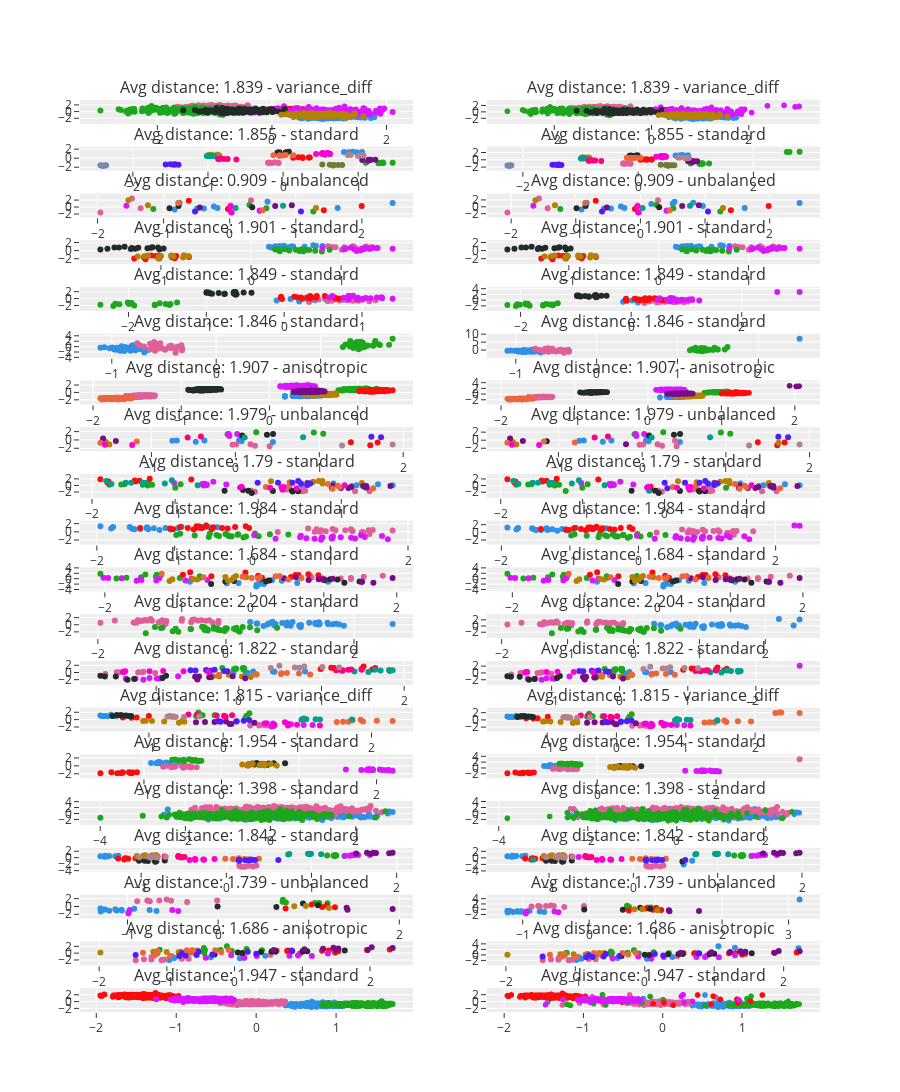

Notebook code cell kept with this figure:
### Code cell
# fig.update_layout(height=200 * n_tests).update_coloraxes(showscale=False)
fig.update_layout(height=200 * n_tests, showlegend=False)
# fig.write_html('test.html')
fig.show()
